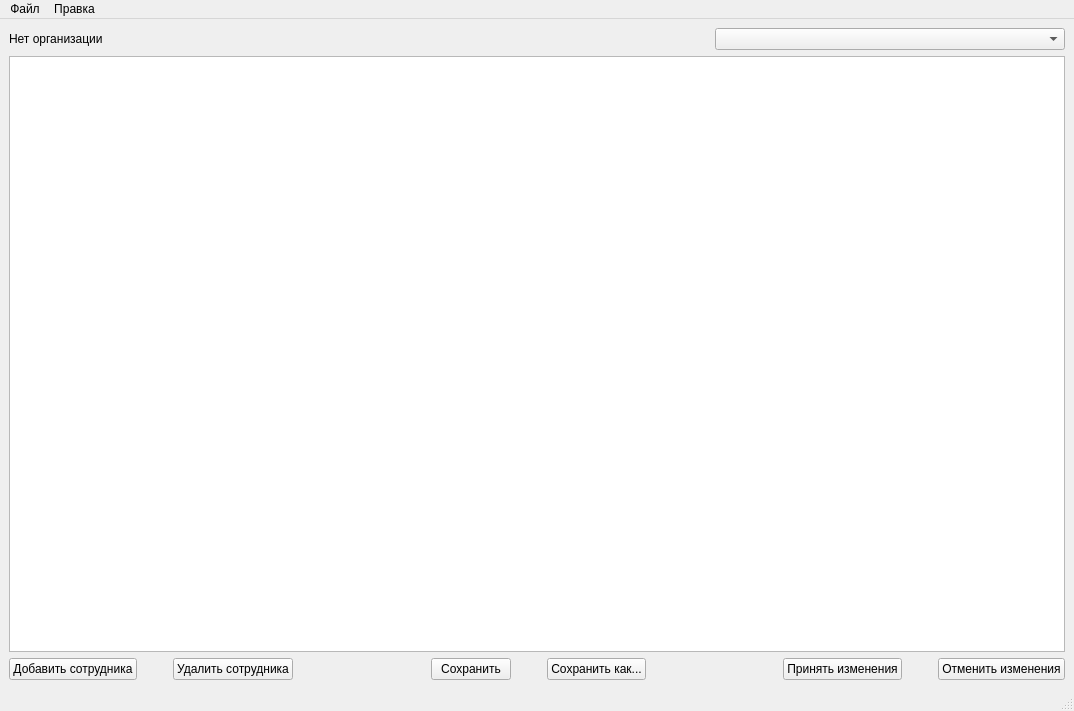
<?xml version="1.0" encoding="UTF-8"?>
<ui version="4.0">
 <class>MainWindow</class>
 <widget class="QMainWindow" name="MainWindow">
  <property name="geometry">
   <rect>
    <x>0</x>
    <y>0</y>
    <width>1074</width>
    <height>711</height>
   </rect>
  </property>
  <property name="windowTitle">
   <string>Учет сотрудников организаций</string>
  </property>
  <widget class="QWidget" name="centralwidget">
   <layout class="QVBoxLayout" name="verticalLayout">
    <item>
     <layout class="QHBoxLayout" name="horizontalLayout">
      <item>
       <widget class="QLabel" name="label_currentOrg">
        <property name="sizePolicy">
         <sizepolicy hsizetype="Minimum" vsizetype="Fixed">
          <horstretch>0</horstretch>
          <verstretch>0</verstretch>
         </sizepolicy>
        </property>
        <property name="text">
         <string>Нет организации</string>
        </property>
       </widget>
      </item>
      <item>
       <widget class="QComboBox" name="comboBox_departments">
        <property name="sizePolicy">
         <sizepolicy hsizetype="Fixed" vsizetype="Fixed">
          <horstretch>0</horstretch>
          <verstretch>0</verstretch>
         </sizepolicy>
        </property>
        <property name="minimumSize">
         <size>
          <width>350</width>
          <height>0</height>
         </size>
        </property>
        <property name="maximumSize">
         <size>
          <width>100</width>
          <height>100</height>
         </size>
        </property>
       </widget>
      </item>
     </layout>
    </item>
    <item>
     <widget class="QTableView" name="tableView"/>
    </item>
    <item>
     <layout class="QHBoxLayout" name="horizontalLayout_2">
      <item>
       <widget class="QPushButton" name="b_add">
        <property name="sizePolicy">
         <sizepolicy hsizetype="Fixed" vsizetype="Fixed">
          <horstretch>0</horstretch>
          <verstretch>0</verstretch>
         </sizepolicy>
        </property>
        <property name="minimumSize">
         <size>
          <width>0</width>
          <height>0</height>
         </size>
        </property>
        <property name="maximumSize">
         <size>
          <width>16777215</width>
          <height>16777215</height>
         </size>
        </property>
        <property name="baseSize">
         <size>
          <width>-31072</width>
          <height>0</height>
         </size>
        </property>
        <property name="text">
         <string>Добавить сотрудника</string>
        </property>
        <property name="icon">
         <iconset resource="../resources/resources.qrc">
          <normaloff>:/icons/add_employee.ico</normaloff>:/icons/add_employee.ico</iconset>
        </property>
       </widget>
      </item>
      <item>
       <spacer name="horizontalSpacer_3">
        <property name="orientation">
         <enum>Qt::Horizontal</enum>
        </property>
        <property name="sizeType">
         <enum>QSizePolicy::Maximum</enum>
        </property>
        <property name="sizeHint" stdset="0">
         <size>
          <width>30</width>
          <height>20</height>
         </size>
        </property>
       </spacer>
      </item>
      <item>
       <widget class="QPushButton" name="b_delete">
        <property name="text">
         <string>Удалить сотрудника</string>
        </property>
        <property name="icon">
         <iconset resource="../resources/resources.qrc">
          <normaloff>:/icons/remove_employee.ico</normaloff>:/icons/remove_employee.ico</iconset>
        </property>
       </widget>
      </item>
      <item>
       <spacer name="horizontalSpacer">
        <property name="orientation">
         <enum>Qt::Horizontal</enum>
        </property>
        <property name="sizeHint" stdset="0">
         <size>
          <width>40</width>
          <height>20</height>
         </size>
        </property>
       </spacer>
      </item>
      <item>
       <widget class="QPushButton" name="b_previewSave">
        <property name="text">
         <string>Сохранить</string>
        </property>
        <property name="icon">
         <iconset resource="../resources/resources.qrc">
          <normaloff>:/icons/save.ico</normaloff>:/icons/save.ico</iconset>
        </property>
       </widget>
      </item>
      <item>
       <spacer name="horizontalSpacer_5">
        <property name="orientation">
         <enum>Qt::Horizontal</enum>
        </property>
        <property name="sizeType">
         <enum>QSizePolicy::Maximum</enum>
        </property>
        <property name="sizeHint" stdset="0">
         <size>
          <width>30</width>
          <height>20</height>
         </size>
        </property>
       </spacer>
      </item>
      <item>
       <widget class="QPushButton" name="b_previewSaveAs">
        <property name="text">
         <string>Сохранить как...</string>
        </property>
        <property name="icon">
         <iconset>
          <normaloff>:/resources/icons/save_as.ico</normaloff>:/resources/icons/save_as.ico</iconset>
        </property>
       </widget>
      </item>
      <item>
       <spacer name="horizontalSpacer_2">
        <property name="orientation">
         <enum>Qt::Horizontal</enum>
        </property>
        <property name="sizeHint" stdset="0">
         <size>
          <width>40</width>
          <height>20</height>
         </size>
        </property>
       </spacer>
      </item>
      <item>
       <widget class="QPushButton" name="b_submitChanges">
        <property name="text">
         <string>Принять изменения</string>
        </property>
        <property name="icon">
         <iconset resource="../resources/resources.qrc">
          <normaloff>:/icons/accept.ico</normaloff>:/icons/accept.ico</iconset>
        </property>
       </widget>
      </item>
      <item>
       <spacer name="horizontalSpacer_4">
        <property name="orientation">
         <enum>Qt::Horizontal</enum>
        </property>
        <property name="sizeType">
         <enum>QSizePolicy::Maximum</enum>
        </property>
        <property name="sizeHint" stdset="0">
         <size>
          <width>30</width>
          <height>20</height>
         </size>
        </property>
       </spacer>
      </item>
      <item>
       <widget class="QPushButton" name="b_revertChanges">
        <property name="text">
         <string>Отменить изменения</string>
        </property>
        <property name="icon">
         <iconset resource="../resources/resources.qrc">
          <normaloff>:/icons/cancel.ico</normaloff>:/icons/cancel.ico</iconset>
        </property>
       </widget>
      </item>
     </layout>
    </item>
   </layout>
  </widget>
  <widget class="QMenuBar" name="menubar">
   <property name="geometry">
    <rect>
     <x>0</x>
     <y>0</y>
     <width>1074</width>
     <height>21</height>
    </rect>
   </property>
   <widget class="QMenu" name="menu_edit">
    <property name="title">
     <string>Правка</string>
    </property>
   </widget>
   <widget class="QMenu" name="menu_file">
    <property name="title">
     <string>Файл</string>
    </property>
    <addaction name="action_saveAs"/>
    <addaction name="action_open"/>
    <addaction name="separator"/>
    <addaction name="action_selectNewDatabase"/>
    <addaction name="separator"/>
    <addaction name="action_sendToServer"/>
    <addaction name="action_receiveFromServer"/>
    <addaction name="separator"/>
    <addaction name="action_exit"/>
   </widget>
   <addaction name="menu_file"/>
   <addaction name="menu_edit"/>
  </widget>
  <widget class="QStatusBar" name="statusbar"/>
  <action name="action_sendToServer">
   <property name="icon">
    <iconset resource="../resources/resources.qrc">
     <normaloff>:/icons/upload.ico</normaloff>:/icons/upload.ico</iconset>
   </property>
   <property name="text">
    <string>Отправить базу данных на сервер</string>
   </property>
  </action>
  <action name="action_receiveFromServer">
   <property name="icon">
    <iconset resource="../resources/resources.qrc">
     <normaloff>:/icons/download.ico</normaloff>:/icons/download.ico</iconset>
   </property>
   <property name="text">
    <string>Получить базу данных с сервера...</string>
   </property>
  </action>
  <action name="action_exit">
   <property name="text">
    <string>Выход</string>
   </property>
   <property name="toolTip">
    <string>Выход</string>
   </property>
   <property name="shortcut">
    <string>Ctrl+Q</string>
   </property>
  </action>
  <action name="action_saveAs">
   <property name="icon">
    <iconset resource="../resources/resources.qrc">
     <normaloff>:/icons/save.ico</normaloff>:/icons/save.ico</iconset>
   </property>
   <property name="text">
    <string>Сохранить как...</string>
   </property>
   <property name="toolTip">
    <string>Сохранить базу данных как</string>
   </property>
  </action>
  <action name="action_open">
   <property name="icon">
    <iconset resource="../resources/resources.qrc">
     <normaloff>:/icons/open.ico</normaloff>:/icons/open.ico</iconset>
   </property>
   <property name="text">
    <string>Открыть...</string>
   </property>
   <property name="toolTip">
    <string>Открыть существующий файл базы данных</string>
   </property>
   <property name="shortcut">
    <string>Ctrl+O</string>
   </property>
  </action>
  <action name="action_selectNewDatabase">
   <property name="text">
    <string>Выбрать другую базу данных...</string>
   </property>
   <property name="shortcut">
    <string>Ctrl+N</string>
   </property>
  </action>
 </widget>
 <resources>
  <include location="../resources/resources.qrc"/>
 </resources>
 <connections/>
</ui>
